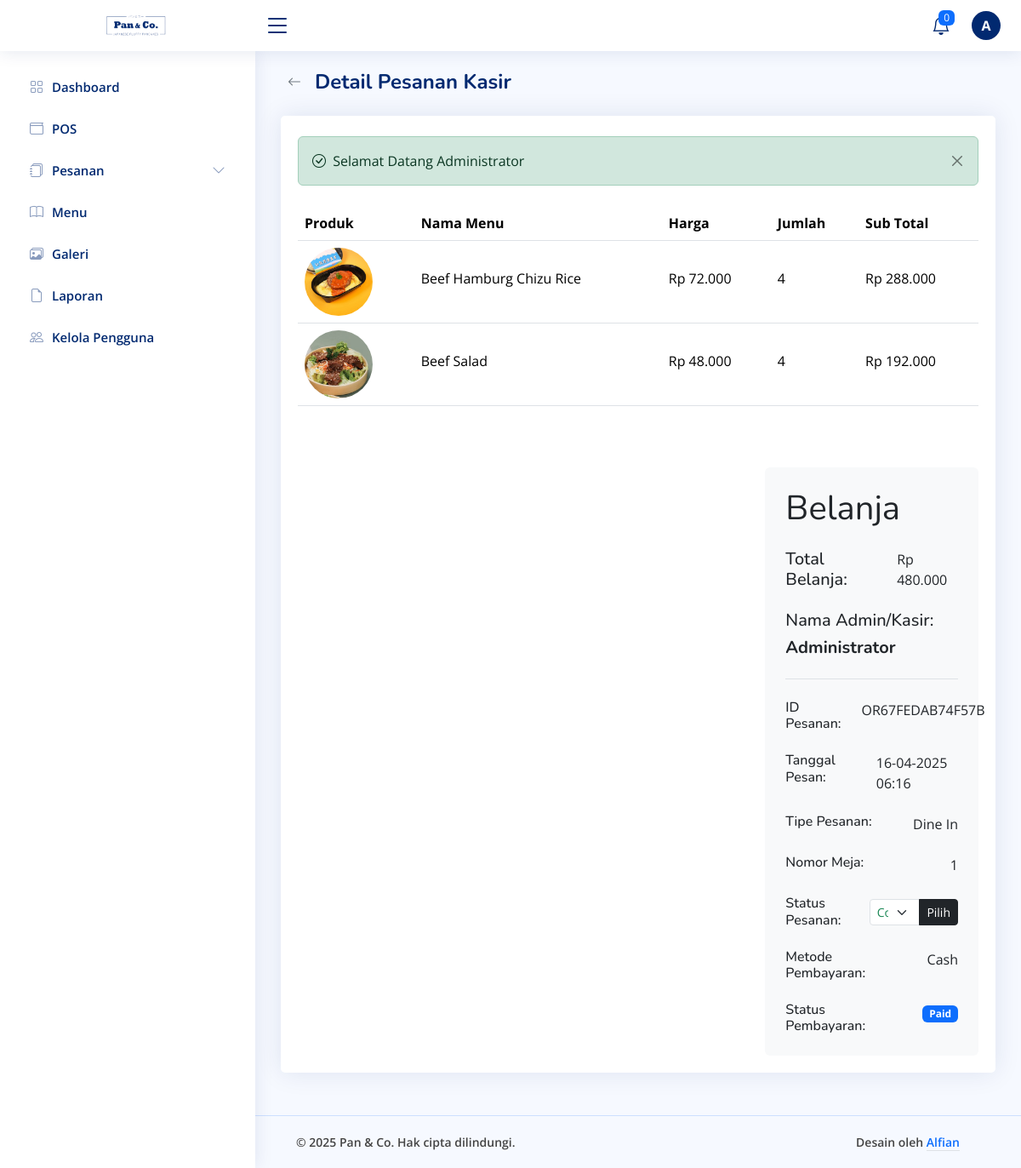
Page /dashboard/order-cashier/detail.php?order-id=OR67FEDAB74F57B (signed in) on the committed database.
### tables this page shows
CREATE TABLE `keranjang` (
  `id_keranjang` int NOT NULL,
  `id_user` char(13) DEFAULT NULL,
  `id_pesanan` char(15) DEFAULT NULL,
  `id_menu` int DEFAULT NULL,
  `jumlah` int DEFAULT NULL,
  `status` enum('Belum Dipesan','Sudah Dipesan') NOT NULL
);

CREATE TABLE `menu` (
  `id_menu` int NOT NULL,
  `tanggal_buat` datetime DEFAULT NULL,
  `nama_menu` varchar(255) DEFAULT NULL,
  `kategori` enum('Dessert','Hot Kitchen','Drink') NOT NULL,
  `harga` bigint DEFAULT NULL,
  `deskripsi` text,
  `status` enum('Tersedia','Tidak Tersedia') NOT NULL,
  `gambar` varchar(255) DEFAULT NULL
);

CREATE TABLE `pembayaran` (
  `id_pembayaran` char(15) NOT NULL,
  `id_pesanan` char(15) DEFAULT NULL,
  `id_user` char(13) DEFAULT NULL,
  `tanggal` datetime DEFAULT NULL,
  `metode_pembayaran` enum('','Cash','Debit Card','QRIS') NOT NULL,
  `jumlah_pembayaran` bigint DEFAULT NULL,
  `status` enum('Unpaid','Paid','Rejected') NOT NULL
);

CREATE TABLE `pesanan` (
  `id_pesanan` char(15) NOT NULL,
  `id_user` char(13) DEFAULT NULL,
  `tanggal` datetime DEFAULT NULL,
  `tipe_pesanan` enum('Dine In','Takeaway') NOT NULL,
  `nomor_meja` char(7) DEFAULT NULL,
  `total_pembayaran` bigint DEFAULT NULL,
  `status` enum('Pending','Confirmed','In Progress','Completed','Cancelled') NOT NULL
);

CREATE TABLE `users` (
  `id_user` char(13) NOT NULL,
  `nama_lengkap` varchar(100) NOT NULL,
  `email` varchar(100) NOT NULL,
  `password` varchar(100) NOT NULL,
  `level` enum('Admin','Cashier','User') NOT NULL
);

### config/config.php (called while the page is built, shortened)
<?php
$base_url = 'http://localhost/restaurant-order-system';
function base_url($path = '')
{
    global $base_url;
    return rtrim($base_url, '/') . '/' . ltrim($path, '/');
}
function get_image_url($url_gambar)
{
    $path_gambar = $_SERVER['DOCUMENT_ROOT'] . parse_url($url_gambar, PHP_URL_PATH);
    return $url_gambar;
}

### dashboard/order-cashier/detail.php (the view, shortened to what this page needs)
<?php
include('../../config/config.php');
$id_pesanan = $_GET['order-id'];
$sql_pesanan = "SELECT pesanan.*,
                        pembayaran.status AS status_pembayaran,
                        pembayaran.metode_pembayaran AS metode_pembayaran,
                        users.nama_lengkap AS nama_lengkap,
                        users.level AS level
                FROM pesanan
                INNER JOIN pembayaran ON pesanan.id_pesanan = pembayaran.id_pesanan
                INNER JOIN users ON pesanan.id_user = users.id_user
                WHERE users.level != 'User' AND pesanan.id_pesanan = '$id_pesanan'";
$query_pesanan = mysqli_query($koneksi, $sql_pesanan);
if (!mysqli_num_rows($query_pesanan) > 0) {
    $_SESSION['error'] = "Data tidak ditemukan";
    echo "<script>window.location.href = '" . base_url('dashboard/order-cashier/show.php') . "';</script>";
    exit();
} else {
    $data_pesanan = mysqli_fetch_array($query_pesanan);
}
$title = 'Detail Pesanan Kasir';
?>
<div class="pagetitle">
    <div class="d-flex justify-content-start align-items-center gap-2 mb-4">
        <a href="<?= base_url('dashboard/order-cashier/show.php'); ?>" class="btn btn-outline-secondary rounded-circle border-0 btn-back"><i class="bi bi-arrow-left"></i></a>
        <h1 class="mb-0 fw-bold"><?= $title ?></h1>
    </div>
</div>
<section class="section">
    <div class="row">
        <div class="col-lg-12">
            <div class="card">
                <div class="card-body pt-4">
                    <?php include('../components/alerts.php') ?>
                    <table class="table table-hover" style="white-space: nowrap !important;">
                        <thead>
                            <tr>
                                <th scope="col">Produk</th>
                                <th scope="col">Nama Menu</th>
                                <th scope="col">Harga</th>
                                <th scope="col">Jumlah</th>
                                <th scope="col">Sub Total</th>
                            </tr>
                        </thead>
                        <tbody>
                            <?php
                            $sql_keranjang = "SELECT * FROM keranjang INNER JOIN menu
                                              ON keranjang.id_menu=menu.id_menu
                                              WHERE keranjang.id_pesanan='{$data_pesanan['id_pesanan']}'
                                              ORDER BY keranjang.id_keranjang ASC";
                            $query_keranjang = mysqli_query($koneksi, $sql_keranjang);
                            while ($data_keranjang = mysqli_fetch_array($query_keranjang)):
                            ?>
                                <tr>
                                    <th scope="row">
                                        <div class="d-flex align-items-center">
                                            <img src="<?= get_image_url(base_url('assets/uploads/menu/' . $data_keranjang['gambar'])); ?>" class="rounded-circle" style="width: 80px; height: 80px;" alt="<?= $data_keranjang['nama_menu']; ?>">
                                        </div>
                                    </th>
                                    <td>
                                        <p class="mb-0 mt-4"><?= $data_keranjang['nama_menu']; ?></p>
                                    </td>
                                    <td>
                                        <p class="mb-0 mt-4"><?= 'Rp ' . number_format($data_keranjang['harga'], 0, ',', '.'); ?></p>
                                    </td>
                                    <td>
                                        <p class="mb-0 mt-4"><?= $data_keranjang['jumlah']; ?></p>
                                    </td>
                                    <td>
                                        <p class="mb-0 mt-4">
                                            <?php
                                            $subtotal = $data_keranjang['harga'] * $data_keranjang['jumlah'];
                                            echo 'Rp ' . number_format($subtotal, 0, ',', '.');
                                            ?>
                                        </p>
                                    </td>
                                </tr>
                            <?php endwhile ?>
                        </tbody>
                    </table>
                    <div class="row g-4 justify-content-end mt-5">
                        <div class="col-lg-4">
                            <div class="bg-light rounded">
                                <div class="p-4">
                                    <h1 class="display-6 mb-4"><span class="fw-normal">Belanja</span></h1>
                                    <div class="d-flex justify-content-between mb-4">
                                        <h5 class="mb-0 me-4">Total Belanja:</h5>
                                        <p class="mb-0">
                                            <?= 'Rp ' . number_format($data_pesanan['total_pembayaran'], 0, ',', '.'); ?>
                                        </p>
                                    </div>
                                    <div class="d-flex flex-column gap-2 border-bottom pb-4 mb-4">
                                        <h5 class="mb-0">Nama Admin/Kasir:</h5>
                                        <h5 class="mb-0 fw-bold">
                                            <?= $data_pesanan['nama_lengkap']; ?>
                                        </h5>
                                    </div>
                                    <div class="d-flex justify-content-between mb-4">
                                        <h6 class="mb-0 me-4">ID Pesanan:</h6>
                                        <p class="mb-0"><?= $data_pesanan['id_pesanan']; ?></p>
                                    </div>
                                    <div class="d-flex justify-content-between mb-4">
                                        <h6 class="mb-0 me-4">Tanggal Pesan:</h6>
                                        <p class="mb-0"><?= date('d-m-Y H:i', strtotime($data_pesanan['tanggal'])); ?></p>
                                    </div>
                                    <div class="d-flex justify-content-between mb-4">
                                        <h6 class="mb-0 me-4">Tipe Pesanan:</h6>
                                        <p class="mb-0"><?= $data_pesanan['tipe_pesanan']; ?></p>
                                    </div>
                                    <?php if ($data_pesanan['tipe_pesanan'] !== 'Takeaway'): ?>
                                        <div class="d-flex justify-content-between mb-4">
                                            <h6 class="mb-0 me-4">Nomor Meja:</h6>
                                            <p class="mb-0"><?= $data_pesanan['nomor_meja']; ?></p>
                                        </div>
                                    <?php endif ?>
                                    <div class="d-flex justify-content-between align-items-center mb-4">
                                        <h6 class="mb-0 me-4">Status Pesanan:</h6>
                                        <div class="mb-0 d-flex justify-content-end">
                                            <?php
                                            if ($data_pesanan['status'] == 'Pending') {
                                                $select_style = 'text-warning';
                                            } elseif ($data_pesanan['status'] == 'Confirmed') {
                                                $select_style = 'text-primary';
                                            } elseif ($data_pesanan['status'] == 'In Progress') {
                                                $select_style = 'text-info';
                                            } elseif ($data_pesanan['status'] == 'Completed') {
                                                $select_style = 'text-success';
                                            } elseif ($data_pesanan['status'] == 'Cancelled') {
                                                $select_style = 'text-danger';
                                            }
                                            ?>
                                            <form method="post" action="<?= base_url('dashboard/order-cashier/action.php?update-order-status=' . $data_pesanan['id_pesanan'] . '&current-status=' . urldecode('In Detail Page')); ?>">
                                                <div class="input-group">
                                                    <select class="form-select form-select-sm <?= $select_style; ?>" id="status" name="status" required>
                                                        <option value="Completed" <?= ($data_pesanan['status'] === 'Completed') ? 'selected' : ''; ?> class="text-success">Completed</option>
                                                    </select>
                                                    <button class="btn btn-sm btn-dark" type="submit">Pilih</button>
                                                </div>
                                            </form>
                                        </div>
                                    </div>
                                    <?php if (!empty($data_pesanan['metode_pembayaran'])): ?>
                                        <div class="d-flex justify-content-between mb-4">
                                            <h6 class="mb-0 me-4">Metode Pembayaran:</h6>
                                            <p class="mb-0"><?= $data_pesanan['metode_pembayaran']; ?></p>
                                        </div>
                                    <?php endif ?>
                                    <div class="d-flex justify-content-between">
                                        <h6 class="mb-0 me-4">Status Pembayaran:</h6>
                                        <p class="mb-0">
                                            <?php if ($data_pesanan['status_pembayaran'] == 'Unpaid'): ?>
                                                <span class="badge bg-danger">Unpaid</span>
                                            <?php elseif ($data_pesanan['status_pembayaran'] == 'Paid'): ?>
                                                <span class="badge bg-primary">Paid</span>
                                            <?php elseif ($data_pesanan['status_pembayaran'] == 'Rejected'): ?>
                                                <span class="badge bg-danger">Rejected</span>
                                            <?php endif; ?>
                                        </p>
                                    </div>
                                </div>
                            </div>
                        </div>
                    </div>
                </div>
            </div>
        </div>
    </div>
</section>
<?php
include('../layout.php');
?>

### assets/dashboard/css/style.css (style rules this page uses)
:root { scroll-behavior: smooth; }
body { font-family: "Open Sans", sans-serif; background: #f6f9ff; color: #444444; }
a { color: #4154f1; text-decoration: none; }
h1, h2, h3, h4, h5, h6 { font-family: "Nunito", sans-serif; }
.pagetitle { margin-bottom: 10px; }
.pagetitle h1 { font-size: 24px; margin-bottom: 0; font-weight: 600; color: #012970; }
.card { margin-bottom: 30px; border: none; border-radius: 5px; box-shadow: 0px 0 30px rgba(1, 41, 112, 0.1); }
.card-body { padding: 0 20px 20px 20px; }
html, body { height: 100%; margin: 0; display: flex; flex-direction: column; }
.btn-back { display: flex; justify-content: center; align-items: center; width: 32px !important; height: 32px !important; }

### rows in the picture
keranjang: id_menu.gambar (picture), id_menu.nama_menu "Beef Hamburg Chizu Rice", id_menu.harga "72.000", jumlah "4", subtotal "288.000"
keranjang: id_menu.gambar (picture), id_menu.nama_menu "Beef Salad", id_menu.harga "48.000", jumlah "4", subtotal "192.000"
pembayaran: id_pesanan.total_pembayaran "480.000", id_user.nama_lengkap "Administrator", id_pesanan.id_pesanan "OR67FEDAB74F57B", id_pesanan.tanggal "16-04-2025 06:16", id_pesanan.tipe_pesanan "Dine In", id_pesanan.nomor_meja "1", metode_pembayaran "Cash"
pesanan: status "Completed"

### other values in the picture
substr($_SESSION['nama_lengkap'], 0, 1) "A"
$title "Detail Pesanan Kasir"
$_SESSION['success'] "Selamat Datang Administrator"
